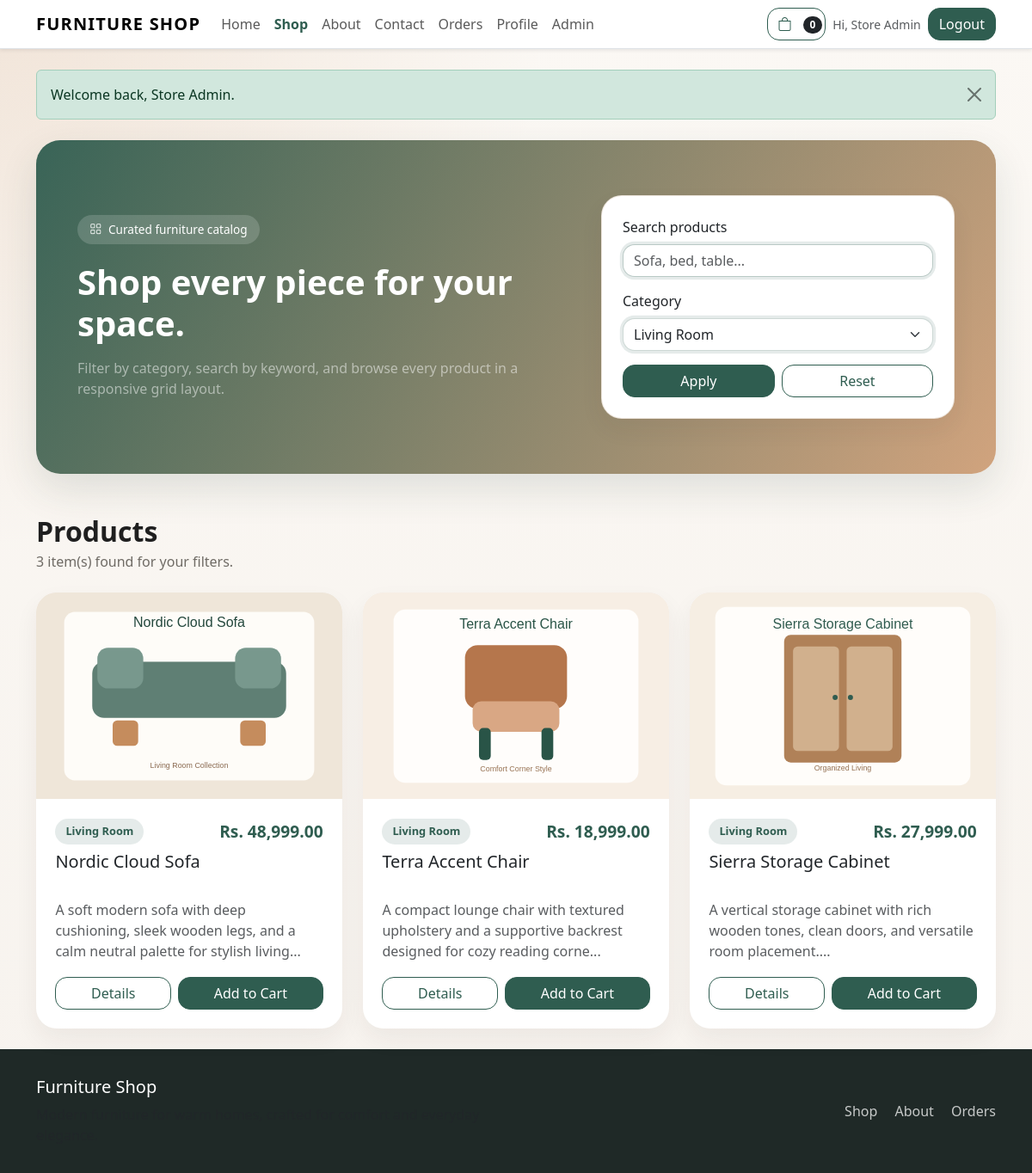
The page /shop.php?category=1 (signed in) on the database its author committed.
### tables this page shows
CREATE TABLE products (
    id INT UNSIGNED AUTO_INCREMENT PRIMARY KEY,
    category_id INT UNSIGNED NOT NULL,
    name VARCHAR(180) NOT NULL,
    description TEXT NOT NULL,
    price DECIMAL(10, 2) NOT NULL DEFAULT 0.00,
    cover_image VARCHAR(255) NOT NULL,
    created_at TIMESTAMP NOT NULL DEFAULT CURRENT_TIMESTAMP,
    KEY idx_products_category_id (category_id),
    CONSTRAINT fk_products_category
        FOREIGN KEY (category_id) REFERENCES categories(id)
        ON DELETE RESTRICT ON UPDATE CASCADE
);

CREATE TABLE categories (
    id INT UNSIGNED AUTO_INCREMENT PRIMARY KEY,
    name VARCHAR(120) NOT NULL,
    created_at TIMESTAMP NOT NULL DEFAULT CURRENT_TIMESTAMP,
    UNIQUE KEY uk_categories_name (name)
);

### includes/store.php (called while the page is built, shortened)
<?php
function get_categories(PDO $pdo)
{
    $stmt = $pdo->query('SELECT * FROM categories ORDER BY name ASC');
    return $stmt->fetchAll(PDO::FETCH_ASSOC);
}
function get_shop_products(PDO $pdo, $categoryId = 0, $search = '')
{
    $sql = 'SELECT p.*, c.name AS category_name
            FROM products p
            INNER JOIN categories c ON c.id = p.category_id
            WHERE 1 = 1';
    $params = array();
    if ($categoryId > 0) {
        $sql .= ' AND p.category_id = :category_id';
        $params['category_id'] = $categoryId;
    }
    $sql .= ' ORDER BY p.created_at DESC';
    $stmt = $pdo->prepare($sql);
    $stmt->execute($params);
    return $stmt->fetchAll(PDO::FETCH_ASSOC);
}

### shop.php (the view, shortened to what this page needs)
<?php
require_once __DIR__ . '/db.php';
$categories = get_categories($pdo);
$selectedCategory = isset($_GET['category']) ? (int) $_GET['category'] : 0;
$search = trim(isset($_GET['search']) ? $_GET['search'] : '');
$products = get_shop_products($pdo, $selectedCategory, $search);
require_once __DIR__ . '/header.php';
?>
<section class="mb-5">
    <div class="hero-section hero-simple">
        <div class="row align-items-center g-4">
            <div class="col-lg-7">
                <span class="hero-chip"><i class="bi bi-grid"></i> Curated furniture catalog</span>
                <h1 class="display-6 fw-bold mb-3">Shop every piece for your space.</h1>
                <p class="mb-0 text-white-50">Filter by category, search by keyword, and browse every product in a responsive grid layout.</p>
            </div>
            <div class="col-lg-5">
                <form method="get" class="panel-card p-4 bg-white text-dark">
                    <div class="mb-3">
                        <label class="form-label" for="search">Search products</label>
                        <input type="text" class="form-control" id="search" name="search" value="<?php echo e($search); ?>" placeholder="Sofa, bed, table...">
                    </div>
                    <div class="mb-3">
                        <label class="form-label" for="category">Category</label>
                        <select class="form-select" id="category" name="category">
                            <?php foreach ($categories as $category): ?>
                                <option value="<?php echo e($category['id']); ?>"<?php echo selected_if($selectedCategory === (int) $category['id']); ?>><?php echo e($category['name']); ?></option>
                            <?php endforeach; ?>
                        </select>
                    </div>
                    <div class="d-flex gap-2">
                        <button type="submit" class="btn btn-dark flex-fill">Apply</button>
                        <a href="<?php echo e(base_url('shop.php')); ?>" class="btn btn-outline-dark flex-fill">Reset</a>
                    </div>
                </form>
            </div>
        </div>
    </div>
</section>
<section>
    <div class="d-flex justify-content-between align-items-center flex-wrap gap-3 mb-4">
        <div>
            <h2 class="section-title mb-1">Products</h2>
            <p class="section-subtitle mb-0"><?php echo e(count($products)); ?> item(s) found for your filters.</p>
        </div>
    </div>
    <?php if (!$products): ?>
        <div class="panel-card empty-state">
            <h3 class="h4 mb-2">No products matched your search.</h3>
            <p class="text-muted mb-4">Try another keyword or clear the category filter to explore the full collection.</p>
            <a class="btn btn-dark" href="<?php echo e(base_url('shop.php')); ?>">View All Products</a>
        </div>
    <?php else: ?>
        <div class="row g-4">
            <?php foreach ($products as $product): ?>
                <div class="col-md-6 col-xl-4">
                    <div class="product-card card border-0">
                        <img src="<?php echo e(image_url($product['cover_image'])); ?>" class="product-image" alt="<?php echo e($product['name']); ?>">
                        <div class="card-body">
                            <div class="d-flex justify-content-between align-items-center mb-2">
                                <span class="category-pill"><?php echo e($product['category_name']); ?></span>
                                <span class="product-price"><?php echo e(format_price($product['price'])); ?></span>
                            </div>
                            <h3 class="h5"><?php echo e($product['name']); ?></h3>
                            <p class="text-muted"><?php echo e(substr($product['description'], 0, 105)); ?>...</p>
                            <div class="d-flex gap-2">
                                <a class="btn btn-outline-dark flex-fill" href="<?php echo e(base_url('product.php?id=' . $product['id'])); ?>">Details</a>
                                <form method="post" action="<?php echo e(base_url('cart.php')); ?>" class="flex-fill">
                                    <button type="submit" class="btn btn-dark w-100">Add to Cart</button>
                                </form>
                            </div>
                        </div>
                    </div>
                </div>
            <?php endforeach; ?>
        </div>
    <?php endif; ?>
</section>
<?php require_once __DIR__ . '/footer.php'; ?>

### assets/css/style.css (style rules this page uses)
:root { --fs-bg: #f7f3ee; --fs-surface: #ffffff; --fs-primary: #2f5d50; --fs-primary-dark: #22453b; --fs-accent: #c58c5d; --fs-ink: #1f1f1f; --fs-muted: #6f6b65; --fs-border: #e8ded2; --fs-shadow: 0 18px 45px rgba(34, 69, 59, 0.12); }
body { font-family: "Segoe UI", Tahoma, Geneva, Verdana, sans-serif; background: radial-gradient(circle at top left, rgba(197, 140, 93, 0.18), transparent 35%), linear-gradient(180deg, #fbf8f4 0%, var(--fs-bg) 100%); color: var(--fs-ink); }
a { text-decoration: none; }
.hero-section { background: linear-gradient(135deg, rgba(47, 93, 80, 0.96), rgba(32, 53, 47, 0.92)), linear-gradient(135deg, rgba(197, 140, 93, 0.2), transparent); border-radius: 28px; padding: 4rem 3rem; color: #fff; box-shadow: var(--fs-shadow); overflow: hidden; }
.hero-section.hero-simple { background: linear-gradient(120deg, rgba(47, 93, 80, 0.95), rgba(197, 140, 93, 0.78)); }
.hero-chip { display: inline-flex; align-items: center; gap: 0.5rem; padding: 0.45rem 0.9rem; border-radius: 999px; background: rgba(255, 255, 255, 0.16); font-size: 0.85rem; margin-bottom: 1.25rem; }
.section-title { font-size: 2rem; font-weight: 700; margin-bottom: 0.35rem; }
.section-subtitle { color: var(--fs-muted); max-width: 620px; }
.stat-card, .panel-card, .product-card, .form-card { background: var(--fs-surface); border: 1px solid rgba(232, 222, 210, 0.8); border-radius: 24px; box-shadow: 0 12px 28px rgba(44, 37, 29, 0.06); }
.stat-card, .panel-card, .form-card { height: 100%; }
.product-card { overflow: hidden; transition: transform 0.25s ease, box-shadow 0.25s ease; height: 100%; }
.product-card .product-image { height: 240px; object-fit: cover; width: 100%; background: #f2ede6; }
.product-card .card-body { padding: 1.4rem; display: flex; flex-direction: column; }
.product-card h3, .product-card .h5 { min-height: 3rem; }
.product-card p.text-muted { min-height: 4.5rem; margin-bottom: 1.1rem; }
.product-price { font-size: 1.2rem; font-weight: 700; color: var(--fs-primary); }
.category-pill { display: inline-block; padding: 0.35rem 0.75rem; border-radius: 999px; background: rgba(47, 93, 80, 0.12); color: var(--fs-primary); font-size: 0.8rem; font-weight: 600; }
.btn-dark { background: var(--fs-primary); border-color: var(--fs-primary); }
.btn, .form-control, .form-select { border-radius: 14px; }
.form-control, .form-select, .form-control:focus, .form-select:focus { border-color: rgba(47, 93, 80, 0.24); box-shadow: 0 0 0 0.2rem rgba(47, 93, 80, 0.12); }
.btn-outline-dark { border-color: var(--fs-primary); color: var(--fs-primary); }

### rows shown on the page
products: cover_image (placeholder picture), category.name "Living Room", price "Rs. 48,999.00", name "Nordic Cloud Sofa", description "A soft modern sofa with deep cushioning, sleek wooden legs, and a calm neutral palette for stylish living"
products: cover_image (placeholder picture), category.name "Living Room", price "Rs. 18,999.00", name "Terra Accent Chair", description "A compact lounge chair with textured upholstery and a supportive backrest designed for cozy reading corne"
products: cover_image (placeholder picture), category.name "Living Room", price "Rs. 27,999.00", name "Sierra Storage Cabinet", description "A vertical storage cabinet with rich wooden tones, clean doors, and versatile room placement."

### other values the page prints
APP_NAME "FURNITURE SHOP"
$cartCount "0"
$currentUser['name'] "Store Admin"
$flash['message'] "Welcome back, Store Admin."
count($products) "3"
APP_NAME "Furniture Shop"
form field category "Living Room"
